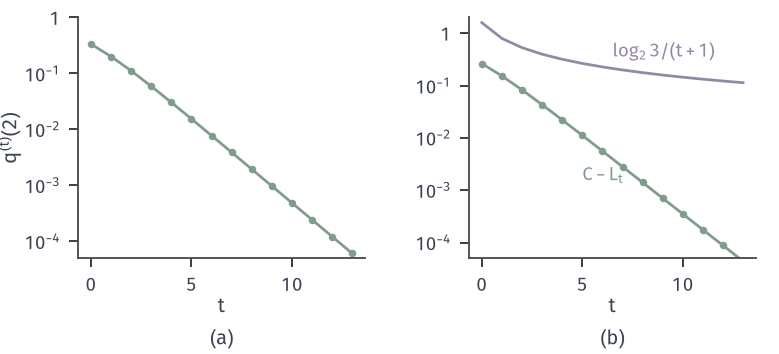

Generate this figure with Python:
from pathlib import Path
import sys
HERE = Path(__file__).resolve().parent
sys.path.insert(0, str(HERE.parent/"dcc-common"))
from dcc_fig import *
# Blahut-Arimoto on a channel with a useless third input: W rows (1,0), (0,1), (1/2,1/2); C = 1 bit at q = (1/2,1/2,0).
# (a) from the uniform start, q^(t)(2) = 1/(2^{t+1}+1) decays geometrically but never reaches 0 (log scale).
# (b) the gap C - L_t (green) and the guarantee log2(3)/(t+1) (purple); the upper bound U_t equals C = 1 from t = 0.
W = np.array([[1., 0.], [0., 1.], [.5, .5]]); T = 14
R = ba(W, np.ones(3)/3, T); t = np.arange(T)
q2 = np.array([r[0][2] for r in R]); L = np.array([r[3] for r in R]); U = np.array([r[4] for r in R])
fig, axs = figure(width_mm=110, height_mm=50, ncols=2)
panel(fig, left=.1, right=.97, top=.95, bottom=.27, wspace=.36)
ax = axs[0]
ax.plot(t, q2, 'o-', color=GREEN, lw=1.1, ms=3, mew=0); ax.set_yscale('log'); logticks(ax, [-4, -3, -2, -1, 0]); ax.set_ylim(5e-5, 1)
ax.set_xlabel(r'$t$', labelpad=1); ax.set_ylabel(r'$q^{(t)}(2)$', labelpad=1)
ax = axs[1]
ax.plot(t, 1-L, 'o-', color=GREEN, lw=1.1, ms=3, mew=0); ax.plot(t, np.log2(3)/(t+1), color=PURPLE, lw=1.1)
ax.set_yscale('log'); logticks(ax, [-4, -3, -2, -1, 0]); ax.set_ylim(5e-5, 2)
lab(ax, 6.5, .35, r'$\log_2 3/(t+1)$', PURPLE); lab(ax, 5, 1.5e-3, r'$C-L_t$', GREEN)
ax.set_xlabel(r'$t$', labelpad=1)
tags(fig, axs)
save(fig, HERE, 'figure', {'q2': [float(v) for v in q2[:5]], 'gap': [float(1-v) for v in L[:5]], 'U': [float(v) for v in U[:3]]})
